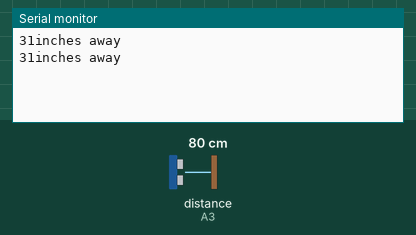
Recording of a sketch running on a simulated Arduino Uno, built with avr-gcc and run on an emulated ATmega328P. Parts: the last lines printed to the serial monitor. Wiring (inferred from the names in the program): ultrasonic range finder: trigger A2; echo A3. The inputs (shaded band) are chosen by the test bench; at power-on: distance to the obstacle (sensor on A3) 80 cm. The echo pulse lasts 58.3 µs per cm.

Above: at 1.8 s.
1.9 s: distance to the obstacle (sensor on A3) set to 2 cm
At 2.4 s:
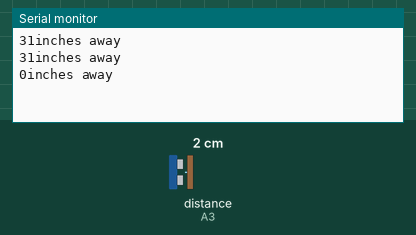
3.4 s: distance to the obstacle (sensor on A3) set to 4 cm
At 4.8 s:
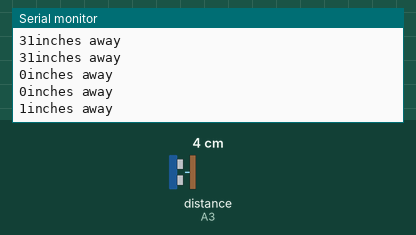
Timing chart, 0 to 6.4 s (numbered marks = the images above; inputs shaded):
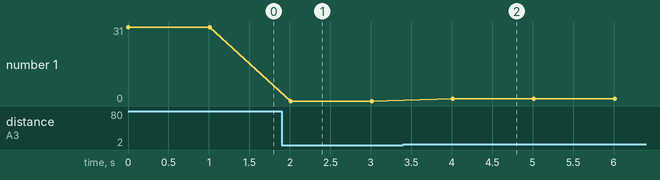

The sketch:

UltrasonicTapeMeasure.ino
```cpp
// make easy to remember names for the Ultrasonic pins
int triggerPin = A2;
int echoPin = A3;


void setup() {
  // set up our Ultrasonic pins
  pinMode(triggerPin, OUTPUT);
  pinMode(echoPin, INPUT);

  // establish a connection to the computer
  Serial.begin(9600);
}

void loop() {
  // put your main code here, to run repeatedly:
  Serial.print(readUltrasonic());
  Serial.println("inches away");
  delay(1000);
}


// a function that measures the distance using the Ultrasonic sensor in inches
int readUltrasonic()
{
  // make sure it's not already sending sound
  digitalWrite(triggerPin, LOW);
  delayMicroseconds(2);

  // send a pulse
  digitalWrite(triggerPin, HIGH);
  delayMicroseconds(5);
  digitalWrite(triggerPin, LOW);

  // measure how long the sound took to return in microseconds
  int pingTime = pulseIn(echoPin, HIGH);

  // convert to distance using the speed of sound through air (13503.9inches/second)
  int distance = (pingTime * 13503.9 / 1000000) / 2;

  return distance;
}
```

Measured:
- after the input at 1.9 s, the serial monitor: prints a new line after 0.11 s (image 1)
- after the input at 3.4 s, the serial monitor: prints a new line after 0.61 s (image 2)
- plotted number 1: 31 → 0 after the input at 1.9 s, 0 → 1 after the input at 3.4 s
